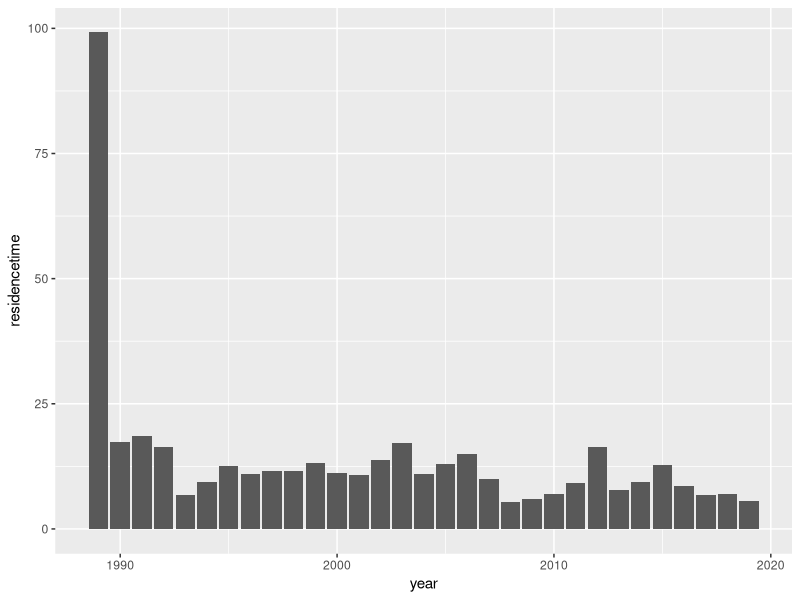

R code for this plot: (Note: this script raises an error after producing the figure.)
## ---- chunk 1
library(lubridate)
library(tidyr)
library(dplyr)
library(tidyverse)
library(ggplot2)
## ---- chunk 2
#Residence time check for Mendota using Yahara discharge from Windsor USGS gage location with adjusted values accounting for other inflows from 1989-10-01 00:00:00 through 2016-12-31 23:00:00.

discharge <- read_csv("Yahara.1.csv")
volume <- 506880000  #in m^3 (value from LTER website)

discharge1 <- discharge %>%
  group_by(year = year(time)) %>%
  summarise(total.flow = sum(FLOW))
#discharge1 has total discharge/year in m^3 for 1989-2016 *Note that 1989 only starts at Oct. 10.

discharge.compare <- discharge1 %>%
  mutate(residencetime = volume/(total.flow*3600*24)) #Residence time is in years

discharge.compare

ggplot(discharge.compare) +
  geom_bar(aes(year, residencetime), stat = "identity") #Note that 1989 only starts at Oct. 10.
## ---- chunk 3
#Making adjustments to hopefully fix residence time. In the previous plot, it looked like many years had ~2x the residence time, meaning we should have initially increased our discharge data by double what we did in the first instance (i.e. 4x). 

Yahara2 <- read_csv("Yahara.1.csv") %>%
  mutate(FLOW2 = FLOW*2) %>%
  select(time, FLOW2, SALT, TEMP) %>%
  rename(FLOW = FLOW2)

write_csv(Yahara2, "C:/Users/linne/OneDrive/Documents/GLM955-South/mendota/LAR/Yahara2.csv")

#Repeat previous steps with new data. 
Yahara3 <- Yahara2 %>%
  group_by(year = year(time)) %>%
  summarise(total.flow = sum(FLOW))

comparison <- Yahara3 %>%
  mutate(residencetime = volume/(total.flow*3600*24))

comparison

ggplot(comparison) +
  geom_bar(aes(year, residencetime), stat = "identity")
